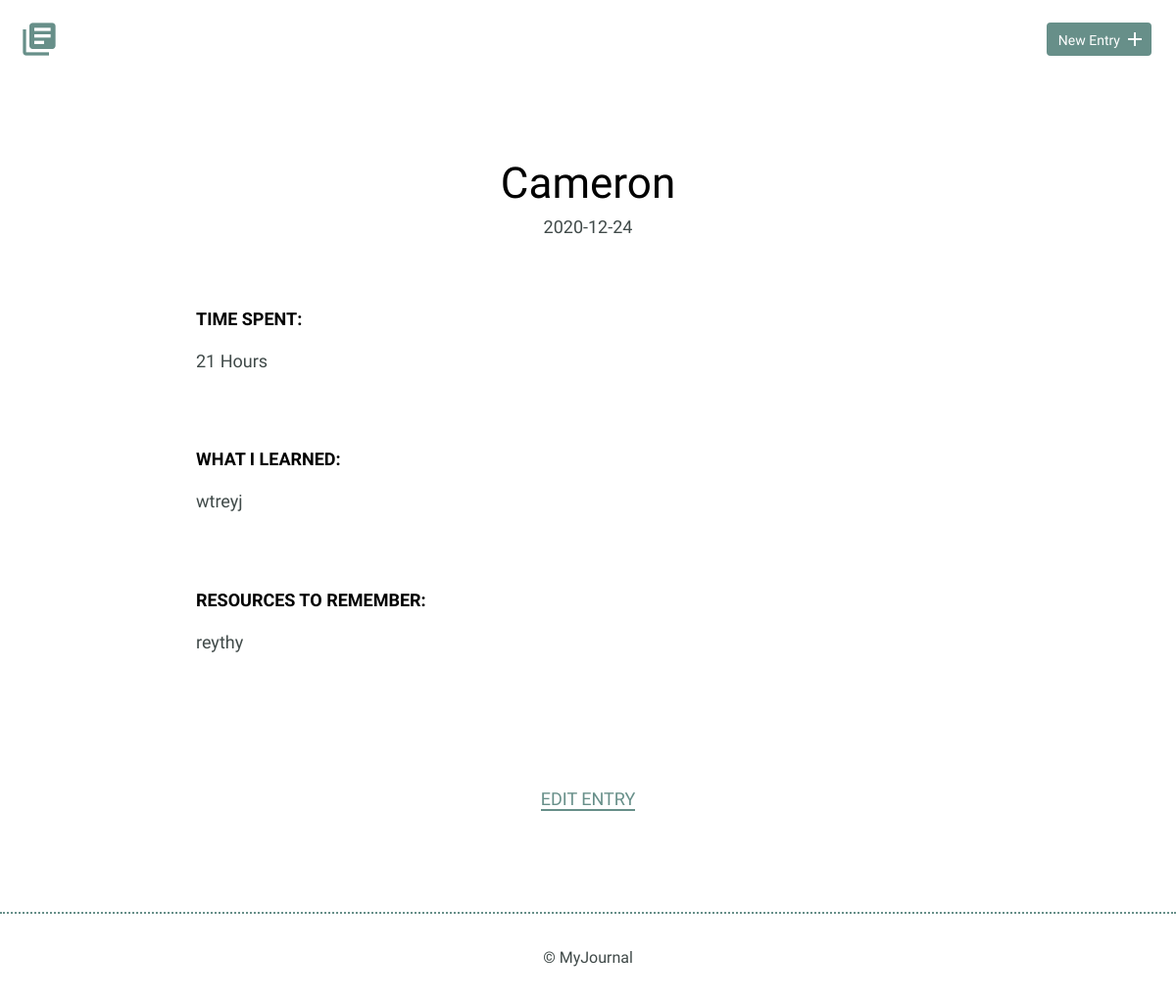
Screenshot of /detail.php?id=6 with the database file from the repository.
### tables this page shows
CREATE TABLE "entries" (
	`id`	INTEGER,
	`title`	TEXT,
	`date`	TEXT,
	`time_spent`	INTEGER,
	`learned`	BLOB,
	`resources`	BLOB,
	PRIMARY KEY(`id`)
);

### inc/functions.php (called while the page is built, shortened)
<?php
function get_one_entry($id) {
    include "connection.php";
    $sql = 'SELECT title, date, time_spent, learned, resources FROM entries WHERE id = ?';
    try {
        $results = $db->prepare($sql);
        $results->bindValue(1, $id, PDO::PARAM_STR);
        $results->execute();
    } catch (Exception $e) {
        return false;
    }
    $entry = $results->fetch(PDO::FETCH_ASSOC);
    return $entry;
}

### detail.php (the view, shortened to what this page needs)
<?php
    include "inc/functions.php";
    if(isset($_GET["id"])) {
        $id = filter_input(INPUT_GET,"id",FILTER_SANITIZE_NUMBER_INT);
        $entry = get_one_entry($id);
    }
    include "inc/header.php";?>
        <section>
            <div class="container">
                <div class="entry-list single">
                    <article>
                        <h1><?php echo $entry['title'] ?></h1>
                        <time datetime="<?php echo $entry['date'] ?>"><?php echo $entry['date'] ?></time>
                        <div class="entry">
                            <h3>Time Spent: </h3>
                            <p><?php echo $entry['time_spent'] ?></p>
                        </div>
                        <div class="entry">
                            <h3>What I Learned:</h3>
                            <p><?php echo $entry['learned'] ?></p>
                        </div>
                        <div class="entry">
                            <h3>Resources to Remember:</h3>
                            <p><?php echo $entry['resources'] ?></p>
                        </div>
                    </article>
                </div>
            </div>
            <div class="edit">
                <p><a href="edit.php?id=<?php echo $id ?>">Edit Entry</a></p>
            </div>
        </section>
    <?php include "inc/footer.php"; ?>

### css/site.css (style rules this page uses)
body { font-size: 16px; color: #404a49; font-family: 'Cousine', serif; font-weight: 400; }
.container { margin: 0 auto; padding: 0 25px; }
h1, h2, h3 { margin: 0; font-weight: 400; line-height: 1em; color: #000; }
h1 { font-size: 44px; margin-bottom: 12px; }
h3 { font-size: 18px; font-family: 'Work Sans', serif; font-weight: 600; text-transform: uppercase; }
p { line-height: 1.8em; font-size: 18px; }
p a { border-bottom: 2px solid #678f89; padding: 0; color: #678f89; text-decoration: none; }
.entry-list, .edit-entry, .new-entry { max-width: 800px; margin: 0 auto; padding: 70px 0 150px 0; }
.entry-list article { margin-bottom: 70px; text-align: center; }
.entry-list article:last-child { margin-bottom: 0; }
.entry-list.single { padding-bottom: 70px; }
.entry-list.single time { font-size: 18px; }
.entry { max-width: 800px; margin: 75px auto 0 auto; text-align: left; }
.entry p { margin-bottom: 40px; }
.edit { padding-bottom: 80px; text-align: center; margin: 0 auto; }
.edit a { font-weight: 400; text-transform: uppercase; font-size: 18px; }

### rows the page displays
entries: title "Cameron", date "2020-12-24", time_spent "21 Hours", learned "wtreyj", resources "reythy"
